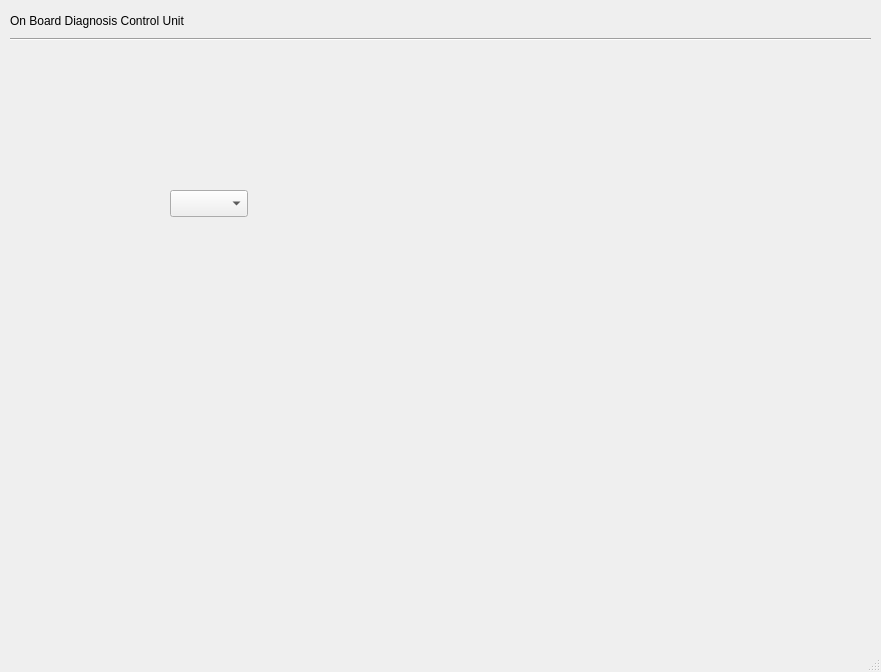
<?xml version="1.0" encoding="UTF-8"?>
<ui version="4.0">
 <class>MainWindow</class>
 <widget class="QMainWindow" name="MainWindow">
  <property name="geometry">
   <rect>
    <x>0</x>
    <y>0</y>
    <width>881</width>
    <height>672</height>
   </rect>
  </property>
  <property name="windowTitle">
   <string>MainWindow</string>
  </property>
  <widget class="QWidget" name="centralwidget">
   <widget class="QWidget" name="verticalLayoutWidget">
    <property name="geometry">
     <rect>
      <x>10</x>
      <y>10</y>
      <width>861</width>
      <height>31</height>
     </rect>
    </property>
    <layout class="QVBoxLayout" name="verticalLayout">
     <item>
      <widget class="QLabel" name="label">
       <property name="text">
        <string>On Board Diagnosis Control Unit</string>
       </property>
      </widget>
     </item>
     <item>
      <widget class="Line" name="line">
       <property name="orientation">
        <enum>Qt::Horizontal</enum>
       </property>
      </widget>
     </item>
    </layout>
   </widget>
   <widget class="QComboBox" name="comboBox">
    <property name="geometry">
     <rect>
      <x>170</x>
      <y>190</y>
      <width>78</width>
      <height>27</height>
     </rect>
    </property>
   </widget>
  </widget>
  <widget class="QMenuBar" name="menubar">
   <property name="geometry">
    <rect>
     <x>0</x>
     <y>0</y>
     <width>881</width>
     <height>25</height>
    </rect>
   </property>
  </widget>
  <widget class="QStatusBar" name="statusbar"/>
 </widget>
 <resources/>
 <connections/>
</ui>
